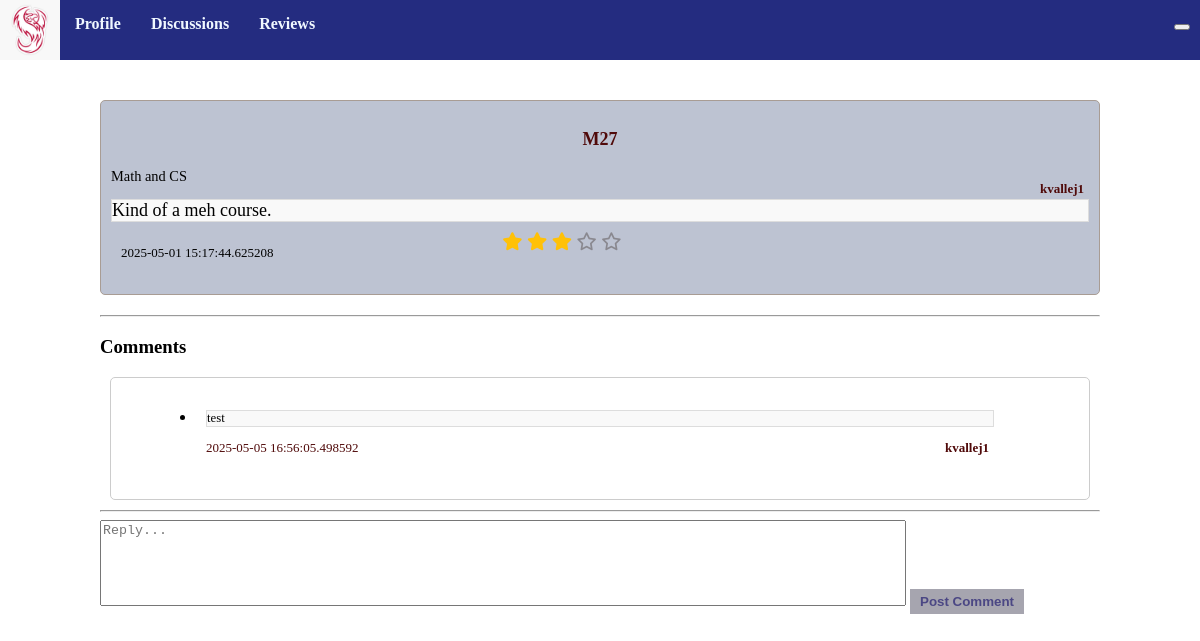
The app's page /review/5 with its own data.
### models.py (models this page shows, shortened)
class Review(db.Model):
    id = db.Column(db.Integer, primary_key=True)
    title = db.Column(db.String(255), nullable=False)
    content = db.Column(db.Text, nullable=False)
    created_at = db.Column(db.DateTime, default=db.func.current_timestamp())
    rating = db.Column(db.Integer, nullable=False)
    author = db.Column(db.Text, nullable=False)
    comments = db.relationship('Comment', backref='review', cascade="all, delete-orphan", lazy=True)
    major = db.Column(db.Text, nullable=False)

class Comment(db.Model):
     id = db.Column(db.Integer, primary_key=True)
     discussion_id = db.Column(db.Integer, db.ForeignKey('discussion.id'))
     review_id = db.Column(db.Integer, db.ForeignKey('review.id'))
     content = db.Column(db.Text, nullable=False)
     created_at = db.Column(db.DateTime, default=db.func.current_timestamp())
     author = db.Column(db.Text, nullable=False)

### app.py (the view)
@app.route('/review/<int:review_id>')
def rev_posts(review_id):
    review = Review.query.get_or_404(review_id) # returns a 404 error if get fails
    review = db.session.query(Review).get(review_id)
    return render_template('rev_posts.html', review=review)

### templates/rev_posts.html (shortened to what this page needs)
{% extends "base.html" %}
{% block head %}
{{ super() }}
<link rel="stylesheet" href="https://cdnjs.cloudflare.com/ajax/libs/font-awesome/6.7.2/css/all.min.css">
{% endblock %}
{%block content %}
<div class="specificpost">
    <div class="whereithappens">
        <div id="header">
            <p id="title">{{review.title}}</p1>
            <p id="author">{{review.author}}</p>
            <p id="major">{{review.major}}</p>
            <p id="content">{{review.content}}</p>
        </div>
        <div id="information">
            <p id="created_at">{{review.created_at}}</p>
            <div class="stars">
                {% for _ in range(review.rating|int) %}
                <i class="fa-solid fa-star" style="color: #ffc107"></i>
                {% endfor %}
                {% for _ in range(5 - review.rating|int) %}
                <i class="fa-regular fa-star" style="color: #5d565689"></i>
                {% endfor %}
            </div>
        </div>
    </div>
    <hr>
    <h3>Comments</h3>
    <ul class="list-group">
        {% for comment in review.comments %}
        <li class="list-group-item">
            <p id="comcont">{{ comment.content }}</p>
            <p id="comauth">{{ comment.author }}</p>
            <p id="comcrea">{{ comment.created_at }}</p>
        </li>
        {% endfor %}
    </ul>
    <hr>
    <form action="{{ url_for('review_comment', review_id=review.id) }}" method="post" class="mt-3">
        <textarea id="commentbox" name="comment" class="form-control mb-2" placeholder="Reply..." required></textarea>
        <button type="submit" class="btn btn-secondary">Post Comment</button>
    </form>
</div>
{% endblock %}

### static/styles/base.css (style rules this page uses)
body { margin: 0; padding: 0; }
p { font-size: 0.8em; }
.list-group { background-color: #ffffff; border: 1px solid #ccc; padding: 10px; padding-left: 75px; padding-right: 75px; margin: 10px; border-radius: 5px; }
.list-group-item { padding: 10px; margin: 10px; }
.whereithappens { padding: 10px; background-color: #bdc3d2; border: 1px solid #a89c94; margin-bottom: 20px; border-radius: 5px; font-family:montserrat; font-size: large; }
.specificpost { margin: 100px; }
#content { border: 1px solid #ddd; margin: auto; background-color: #f9f9f9; font-size: large; }
#header #title { color: rgb(80, 10, 10); font-weight: bolder; font-size: large; text-align: center; }
#header #author { color: rgb(80, 10, 10); font-weight: bold; font-size: small; margin-right: 5px; position: relative; float: right; }
#information { display: grid; grid-template-columns: repeat(3, auto); padding: 5px; margin: 5px; }
#information p { font-size: small; }
#comauth { color: rgb(80, 10, 10); font-weight: bold; font-size: small; margin-right: 5px; position: relative; float: right; }
#comcont { border: 1px solid #ddd; margin: auto; background-color: #f9f9f9; }
#comcrea { color: rgb(80, 10, 10); font-size: small; }
.btn { background-color: #a6a5af; color: rgb(75, 71, 132); border: none; padding: 5px 10px; text-decoration: none; display: inline-block; font-weight: bold; }
#commentbox { width: 100vh; height:10vh; resize: none; }

### records on screen
Review: title "M27", author "kvallej1", major "Math and CS", content "Kind of a meh course.", created_at "2025-05-01 15:17:44.625208", rating 3 (drawn)
Comment: content "test", author "kvallej1", created_at "2025-05-05 16:56:05.498592"
